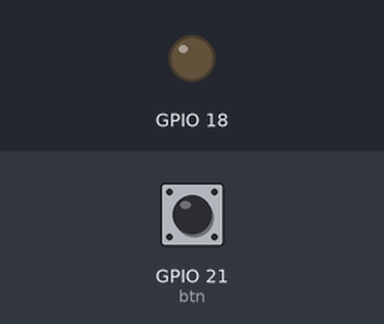
This program was run on a simulated Raspberry Pi (BCM pin numbers). On the bench: output pins drawn as LEDs (lit = HIGH). The inputs (shaded band) are chosen by the test bench; at power-on: GPIO 21 (btn) LOW. What the program prints to the terminal is not drawn.

Above: at 1.2 s.
1.3 s: GPIO 21 (btn) pulled HIGH for 0.15 s
At 1.37 s:
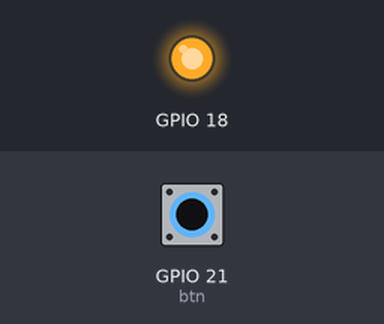
2.9 s: GPIO 21 (btn) pulled HIGH for 3.2 s
At 7.3 s:
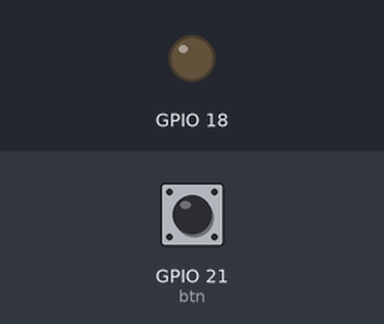
Timing chart, 0 to 8.8 s (numbered marks = the images above; inputs shaded):
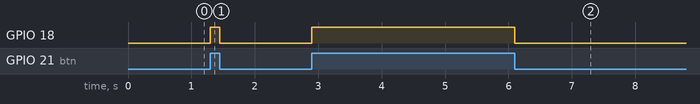

The program:

ex02_button.py
```python
import RPi.GPIO as gp

gp.setmode(gp.BCM)
gp.setup(21,gp.IN)
gp.setup(18,gp.OUT)

try:
    while True:
        btn=gp.input(21)
        print(btn)
        if btn==1:
            gp.output(18,gp.HIGH)
        else:
            gp.output(18,gp.LOW)

except KeyboardInterrupt:
    gp.cleanup()
```

Measured:
- after the input at 1.3 s, GPIO 18: LOW → HIGH at once, → LOW 0.15 s later
- after the input at 2.9 s, GPIO 18: LOW → HIGH at once, → LOW 3.2 s later
